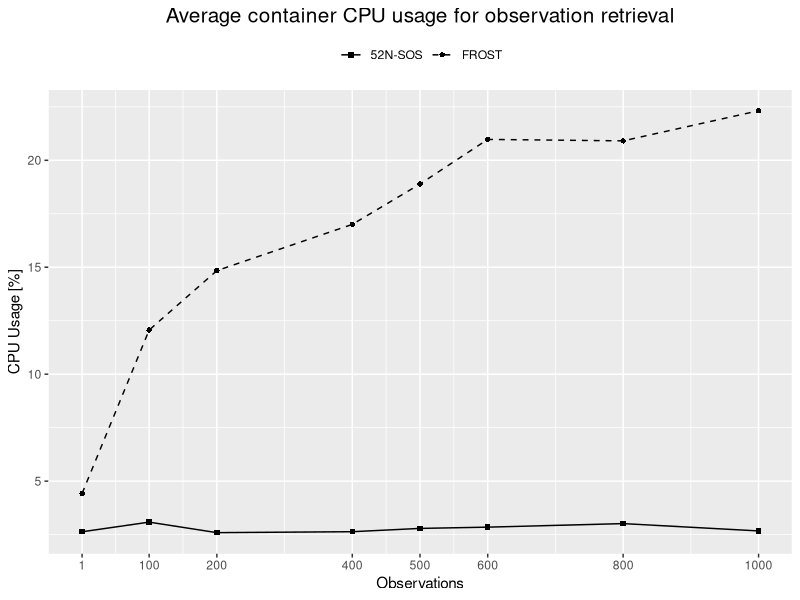
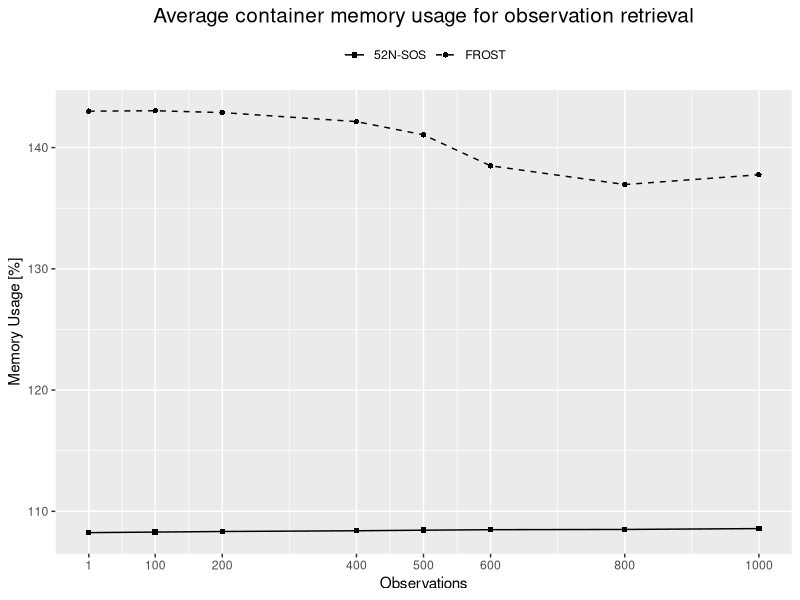
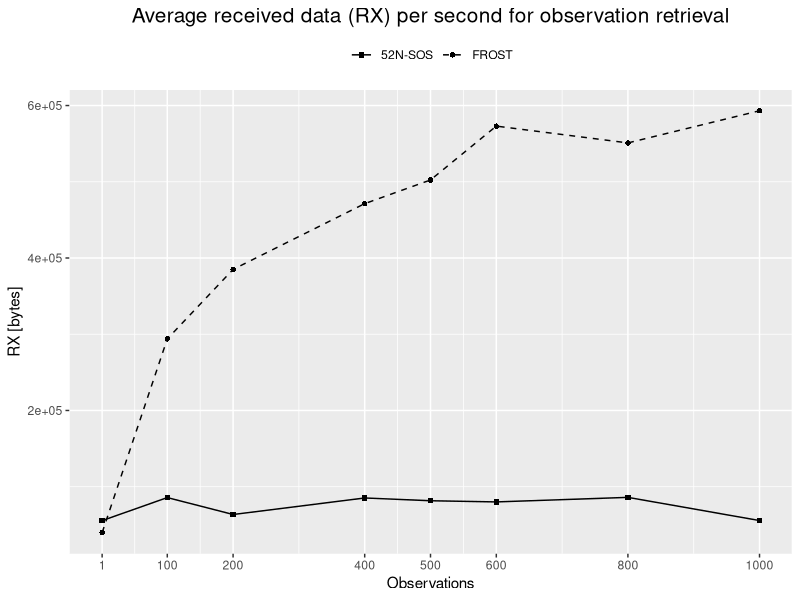
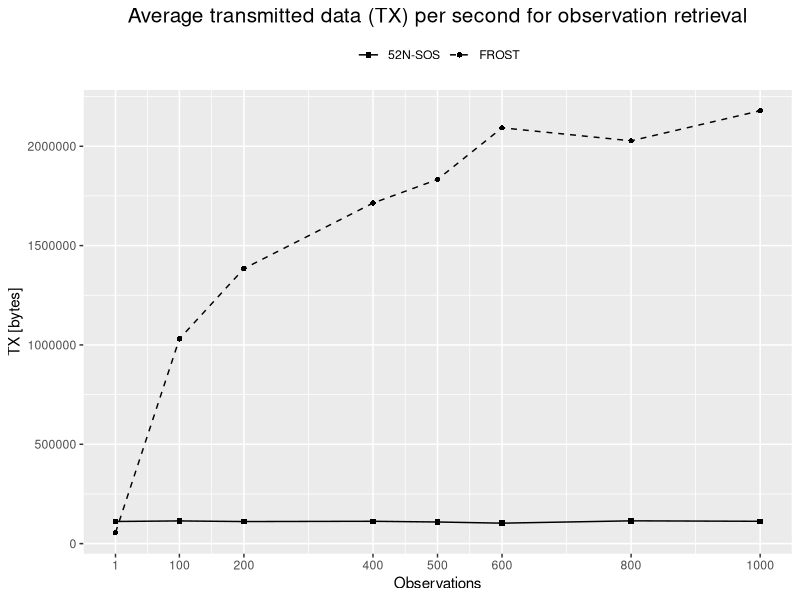

The R script that drew these images, in order:
library(ggplot2)

# General Data
observations = c(1,100,200,400,500,600,800,1000)
breakPointsExtre = c(1,100,200,300,400,500,600,700,800,900,1000)
webServices = c(rep("52N-SOS",8), rep("FROST",8))

# CPU Data
cpu_sos = c(2.631539,3.083289,2.591387,2.635106,2.789394,2.848171,3.013961,2.67153)
cpu_frost = c(4.42405,12.06288,14.84101,17.00324,18.8907,20.97674,20.90836,22.31597)

memory_sos = c(1.082397,1.082858,1.08334,1.083943,1.084413,1.084832,1.085033,1.085737) * 100
memory_frost = c(1.430068,1.430388,1.428887,1.421462,1.410519,1.384987,1.369538,1.377593143) * 100

rx_sos = c(55563.44,85758.64,63562.53,85239.97,81603.42,80062.66,86035.41,55624.07)
rx_frost = c(39765.89,293878.8,385053.8,471310.5,502368.8,573014.3,550962.8,593142)

tx_sos = c(111459,114252.5,111098.9,112425.8,108886.4,102989.1,114709.6,112435.5)
tx_frost = c(55297.28,1030404,1384252,1714001,1832846,2092936,2027332,2178644)

cpu = c(cpu_sos,cpu_frost)
memory = c(memory_sos,memory_frost)
rx = c(rx_sos,rx_frost)
tx = c(tx_sos,tx_frost)

  
cpuDF = data.frame(ws=webServices,obs=rep(observations,2),cpu)
memoryDF = data.frame(ws=webServices,obs=rep(observations,2),memory)
rxDF = data.frame(ws=webServices,obs=rep(observations,2),rx)
txDF = data.frame(ws=webServices,obs=rep(observations,2),tx)
networkDF = data.frame(ws=webServices,obs=rep(observations,2),rx, tx)



# Plots

# Response Time
ggsave(filename = "D:/Bulk/Uni/UJI_2.0/MasterThesis/images/plots/cpu.png", 
       ggplot(data=cpuDF,aes(x=obs, y=cpu)) + 
         ggtitle("Average container CPU usage for observation retrieval") +
         geom_line(aes(linetype=ws)) + 
         geom_point(aes(shape=ws)) + 
         scale_x_continuous(breaks = observations) + 
         scale_linetype_manual("Web Services", values = c(1:4)) +
         scale_shape_manual("Web Services", values = c(15:18)) +
         labs(x='Observations', y='CPU Usage [%]') + 
         guides(guide_legend()) + 
         theme(plot.title = element_text(size = 15,hjust = 0.5),
               legend.key = element_blank(), 
               legend.position = "top", 
               legend.title = element_blank(),
               legend.box.just = "left"), 
       width = 8, height = 5, dpi = 300, units = "in", device='png')

ggsave(filename = "D:/Bulk/Uni/UJI_2.0/MasterThesis/images/plots/memory.png", 
       ggplot(data=memoryDF,aes(x=obs, y=memory)) + 
         ggtitle("Average container memory usage for observation retrieval") +
         geom_line(aes(linetype=ws)) + 
         geom_point(aes(shape=ws)) + 
         scale_x_continuous(breaks = observations) + 
         scale_linetype_manual("Web Services", values = c(1:4)) +
         scale_shape_manual("Web Services", values = c(15:18)) +
         labs(x='Observations', y='Memory Usage [%]') + 
         guides(guide_legend()) + 
         theme(plot.title = element_text(size = 15,hjust = 0.5),
               legend.key = element_blank(), 
               legend.position = "top", 
               legend.title = element_blank(),
               legend.box.just = "left"), 
       width = 8, height = 5, dpi = 300, units = "in", device='png')

ggsave(filename = "D:/Bulk/Uni/UJI_2.0/MasterThesis/images/plots/rx.png", 
       ggplot(data=networkDF,aes(x=obs, y=rx)) + 
         ggtitle("Average received data (RX) per second for observation retrieval") +
         geom_line(aes(linetype=ws)) + 
         geom_point(aes(shape=ws)) + 
         scale_x_continuous(breaks = observations) + 
         scale_linetype_manual("Web Services", values = c(1:4)) +
         scale_shape_manual("Web Services", values = c(15:18)) +
         labs(x='Observations', y='RX [bytes]') + 
         guides(guide_legend()) + 
         theme(plot.title = element_text(size = 15,hjust = 0.5),
               legend.key = element_blank(), 
               legend.position = "top", 
               legend.title = element_blank(),
               legend.box.just = "left"), 
       width = 8, height = 5, dpi = 300, units = "in", device='png')

ggsave(filename = "D:/Bulk/Uni/UJI_2.0/MasterThesis/images/plots/tx.png", 
       ggplot(data=networkDF,aes(x=obs, y=tx)) + 
         ggtitle("Average transmitted data (TX) per second for observation retrieval") +
         geom_line(aes(linetype=ws)) + 
         geom_point(aes(shape=ws)) + 
         scale_x_continuous(breaks = observations) + 
         scale_linetype_manual("Web Services", values = c(1:4)) +
         scale_shape_manual("Web Services", values = c(15:18)) +
         labs(x='Observations', y='TX [bytes]') + 
         guides(guide_legend()) + 
         theme(plot.title = element_text(size = 15,hjust = 0.5),
               legend.key = element_blank(), 
               legend.position = "top", 
               legend.title = element_blank(),
               legend.box.just = "left"), 
       width = 8, height = 5, dpi = 300, units = "in", device='png')

# ggsave(filename = "D:/Bulk/Uni/UJI_2.0/MasterThesis/images/plots/rx.png", 
#        ggplot(data=networkDF,aes(x=obs, y=rx)) + 
#          ggtitle("Average received data (RX) and transmitted data (TX) per second for observation retrieval") +
#          geom_line(aes(linetype=ws)) + 
#          geom_point(aes(shape=ws)) + 
#          scale_x_continuous(breaks = observations) + 
#          scale_linetype_manual("Web Services", values = c(1:4)) +
#          scale_shape_manual("Web Services", values = c(15:18)) +
#          labs(x='Observations', y='RX/TX [bytes]') + 
#          guides(guide_legend()) + 
#          theme(plot.title = element_text(size = 15,hjust = 0.5),
#                legend.key = element_blank(), 
#                legend.position = "top", 
#                legend.title = element_blank(),
#                legend.box.just = "left"), 
#        width = 8, height = 5, dpi = 300, units = "in", device='png')
